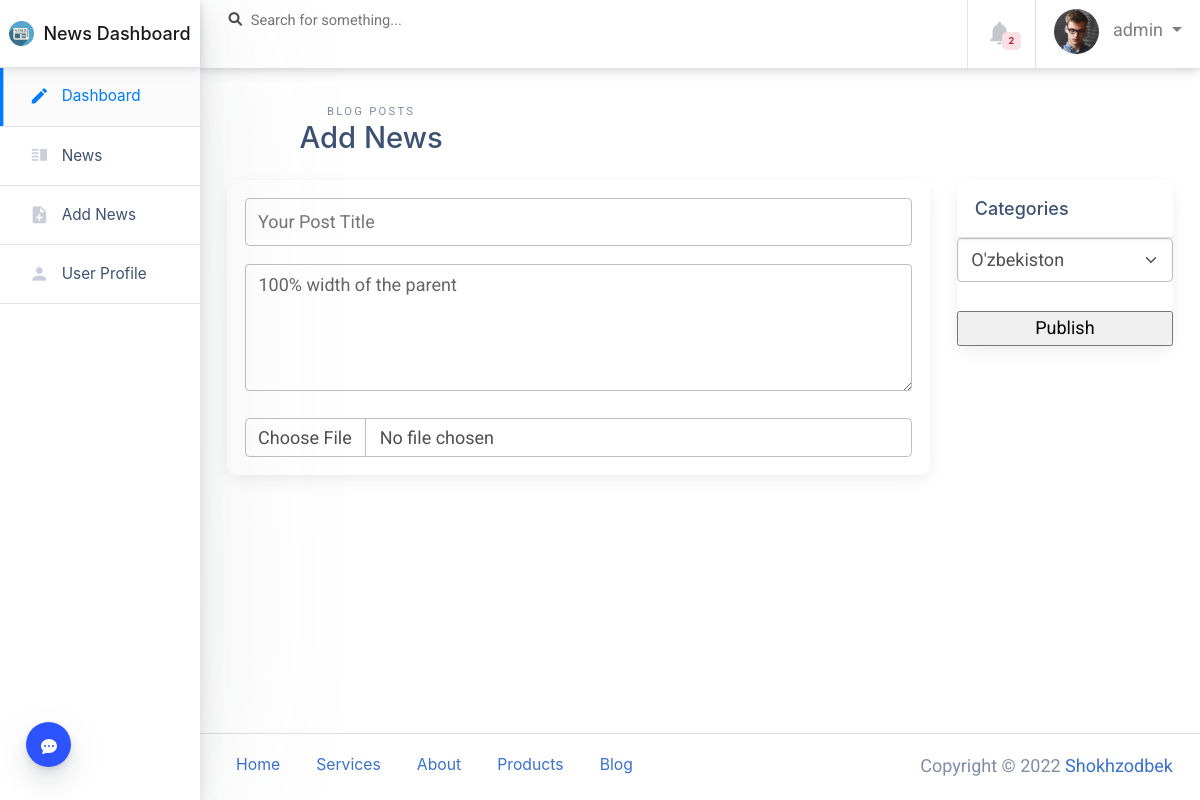
Page /dashboard/add-news (signed in) on the committed database.
### dashboard/models.py (models this page shows)
class User(AbstractUser):
    bio = models.CharField(max_length=255, blank=True, null=True)
    address = models.CharField(max_length=255, blank=True, null=True)
    region = models.ForeignKey(Region, on_delete=models.SET_NULL, blank=True, null=True)
    avatar = models.ImageField(upload_to='avatar/', blank=True, null=True)

### dashboard/views.py (the view, shortened to what this page needs)
# urls.py: path('add-news', add_news, name='add-news-url'),
def add_news(request):
    categories = Category.objects.all()
    context = {
        'categories': categories,
    }
    return render(request, 'dashboard/add-news.html', context)

### chat/context_processors.py (called while the page is built)
def all_users(request):
    return {'all_users': User.objects.all()}

### templates/dashboard/add-news.html (shortened to what this page needs)
{% extends 'dashboard/base.html' %}
{% block content %}
    <link href="https://cdnjs.cloudflare.com/ajax/libs/mdb-ui-kit/6.0.0/mdb.min.css" rel="stylesheet"/>
          <div class="main-content-container container-fluid px-4">
            <form method="post" enctype="multipart/form-data">
              <div class="row">
                <div class="page-header row no-gutters py-4">
                  <div class="col-12 col-sm-4 text-center text-sm-left mb-0">
                    <span class="text-uppercase page-subtitle">Blog Posts</span>
                    <h3 class="page-title">Add News</h3>
                  </div>
                </div>
                <div class="col-lg-9 col-md-12">
                  <div class="card card-small mb-3">
                    <div class="card-body">
                      <input name="title" class="form-control form-control-lg mb-3" type="text" placeholder="Your Post Title">
                      <div class="form-outline mb-4">
                        <textarea name="body" class="form-control" id="textAreaExample6" rows="4"></textarea>
                        <label class="form-label" for="textAreaExample6">100% width of the parent</label>
                      </div>
                      <input name="img" type="file" class="form-control" id="customFile" />
                    </div>
                  </div>
                </div>
                <div class="col-lg-3 col-md-12">
                  <div class="card card-small mb-3">
                    <div class="card-header border-bottom">
                      <h6 class="m-0">Categories</h6>
                    </div>
                    <div class="card-body p-0">
                      <select name="category" class="form-select" required>
                        {% for category in categories %}
                        <option value="{{ category.id }}">{{ category.name }}</option>
                        {% endfor %}
                      </select>
                    </div>
                    <br>
                    <input type="submit" value="Publish">
                  </div>
                </div>
              </div>
            </form>
          </div>
{% endblock %}

### templates/dashboard/base.html (shortened to what this page needs)
{% load static %}
<!doctype html>
<html class="no-js h-100" lang="en">
  <head>
    <link href="https://use.fontawesome.com/releases/v5.0.6/css/all.css" rel="stylesheet">
    <link rel="stylesheet" href="https://maxcdn.bootstrapcdn.com/bootstrap/4.0.0/css/bootstrap.min.css">
    <link rel="stylesheet" id="main-stylesheet" data-version="1.0.0" href="{% static 'dashboard/styles/shards-dashboards.1.0.0.min.css' %}">
    <link rel="stylesheet" href="{% static 'dashboard/styles/extras.1.0.0.min.css' %}">
    <link rel="stylesheet" href="https://cdnjs.cloudflare.com/ajax/libs/quill/1.3.6/quill.snow.css">
    <link href="https://cdnjs.cloudflare.com/ajax/libs/font-awesome/6.0.0/css/all.min.css" rel="stylesheet"/>
  </head>
  <body class="h-100">
    <a href="{% url 'chat-base-url' %}">
    <div class="color-switcher-toggle animated pulse infinite">
    </div>
    </a>
    <div class="container-fluid">
      <div class="row">
        <aside class="main-sidebar col-12 col-md-3 col-lg-2 px-0">
          <div class="main-navbar">
            <nav class="navbar align-items-stretch navbar-light bg-white flex-md-nowrap border-bottom p-0">
              <a class="navbar-brand w-100 mr-0" href="#" style="line-height: 25px;">
                <div class="d-table m-auto">
                  <img id="main-logo" class="d-inline-block align-top mr-1" style="max-width: 25px;" src="{% static 'dashboard/logo.png' %}" alt="News Dashboard">
                  <span class="d-none d-md-inline ml-1">News Dashboard</span>
                </div>
              </a>
            </nav>
          </div>
          <div class="nav-wrapper">
            <ul class="nav flex-column">
              <li class="nav-item">
                <a class="nav-link active" href="{% url 'dashboard-index-url' %}">
                  <i class="material-icons">edit</i>
                  <span>Dashboard</span>
                </a>
              </li>
              <li class="nav-item">
                <a class="nav-link " href="{% url 'news-url' %}">
                  <i class="material-icons">vertical_split</i>
                  <span>News</span>
                </a>
              </li>
              <li class="nav-item">
                <a class="nav-link " href="{% url 'add-news-url' %}">
                  <i class="material-icons">note_add</i>
                  <span>Add News</span>
                </a>
              </li>
              <li class="nav-item">
                <a class="nav-link " href="{% url 'user-profile-url' %}">
                  <i class="material-icons">person</i>
                  <span>User Profile</span>
                </a>
              </li>
            </ul>
          </div>
        </aside>
        <main class="main-content col-lg-10 col-md-9 col-sm-12 p-0 offset-lg-2 offset-md-3">
          <div class="main-navbar sticky-top bg-white">
            <nav class="navbar align-items-stretch navbar-light flex-md-nowrap p-0">
              <form action="#" class="main-navbar__search w-100 d-none d-md-flex d-lg-flex">
                <div class="input-group input-group-seamless ml-3">
                  <div class="input-group-prepend">
                    <div class="input-group-text">
                      <i class="fas fa-search"></i>
                    </div>
                  </div>
                  <input class="navbar-search form-control" type="text" placeholder="Search for something..." aria-label="Search"> </div>
              </form>
              <ul class="navbar-nav border-left flex-row ">
                <li class="nav-item border-right dropdown notifications">
                  <a class="nav-link nav-link-icon text-center" href="#" role="button" id="dropdownMenuLink" data-toggle="dropdown" aria-haspopup="true" aria-expanded="false">
                    <div class="nav-link-icon__wrapper">
                      <i class="material-icons">&#xE7F4;</i>
                      <span class="badge badge-pill badge-danger">2</span>
                    </div>
                  </a>
                </li>
                <li class="nav-item dropdown">
                  <a class="nav-link dropdown-toggle text-nowrap px-3" data-toggle="dropdown" href="#" role="button" aria-haspopup="true" aria-expanded="false">
                    <img class="user-avatar rounded-circle mr-2" src="{{ request.user.avatar.url }}" alt="User Avatar">
                    <span class="d-none d-md-inline-block">{{ request.user }}</span>
                  </a>
                </li>
              </ul>
            </nav>
          </div>
          {% block content %}
          {% endblock %}
          <footer class="main-footer d-flex p-2 px-3 bg-white border-top">
            <ul class="nav">
              <li class="nav-item">
                <a class="nav-link" href="#">Home</a>
              </li>
              <li class="nav-item">
                <a class="nav-link" href="#">Services</a>
              </li>
              <li class="nav-item">
                <a class="nav-link" href="#">About</a>
              </li>
              <li class="nav-item">
                <a class="nav-link" href="#">Products</a>
              </li>
              <li class="nav-item">
                <a class="nav-link" href="#">Blog</a>
              </li>
            </ul>
            <span class="copyright ml-auto my-auto mr-2">Copyright © 2022
              <a href="https://usn.uz" rel="nofollow">Shokhzodbek</a>
            </span>
          </footer>
        </main>
      </div>
    </div>
  </body>
</html>

### rows in the picture
User: user.avatar (picture), user "admin"

### other values in the picture
form field category "O'zbekiston"
